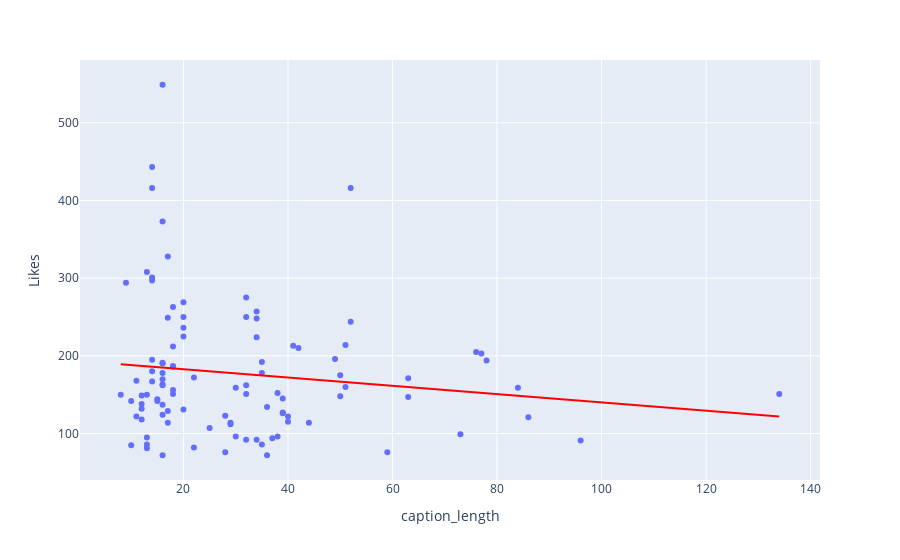

Notebook source saved alongside this figure:
### Markdown cell above
6. Does the length of the captain have anything to do with the number of likes?

### Code cell
px.scatter(df,x='caption_length',y='Likes',trendline= 'ols',trendline_color_override= 'red')

### Figure 1 — Plotly figure (JSON) as saved in the notebook; plotly's stock layout.template omitted (floating-point values rounded to 4 significant figures)
{"data": [{"hovertemplate": "caption_length=%{x}<br>Likes=%{y}<extra></extra>", "legendgroup": "", "marker": {"color": "#636efa", "symbol": "circle"}, "mode": "markers", "name": "", "orientation": "v", "showlegend": false, "type": "scatter", "x": [16, 34, 20, 41, 28, 15, 28, 16, 30, 16, 13, 18, 32, 10, 9, 84, 76, 86, 134, 16, 59, 96, 14, 17, 51, 50, 63, 17, 32, 32, 51, 8, 11, 38, 49, 35, 10, 18, 36, 22, 14, 14, 13, 39, 14, 20, 16, 44, 18, 17, 39, 20, 73, 18, 14, 15, 18, 29, 12, 12, 40, 34, 16, 25, 20, 38, 36, 14, 18, 37, 29, 30, 12, 40, 34, 13, 52, 16, 12, 35, 16, 32, 32, 35, 77, 39, 11, 78, 20, 63, 52, 17, 13, 16, 13, 42, 22, 16, 50, 34, 16, 14], "xaxis": "x", "y": [162, 224, 131, 213, 123, 144, 76, 124, 159, 191, 81, 151, 162, 142, 294, 159, 205, 121, 151, 72, 76, 91, 195, 129, 160, 175, 147, 114, 151, 92, 214, 150, 122, 152, 196, 86, 85, 156, 72, 82, 416, 180, 150, 127, 167, 225, 137, 114, 263, 328, 126, 236, 99, 212, 297, 142, 186, 112, 149, 132, 115, 248, 178, 107, 269, 96, 134, 301, 187, 94, 114, 96, 138, 122, 257, 95, 244, 190, 118, 178, 170, 250, 275, 192, 203, 145, 168, 194, 250, 171, 416, 249, 308, 163, 86, 210, 172, 373, 148, 92, 549, 443], "yaxis": "y"}, {"hovertemplate": "<b>OLS trendline</b><br>Likes = -0.533424 * caption_length + 193.292<br>R<sup>2</sup>=0.018943<br><br>caption_length=%{x}<br>Likes=%{y} <b>(trend)</b><extra></extra>", "legendgroup": "", "line": {"color": "red"}, "marker": {"color": "#636efa", "symbol": "circle"}, "mode": "lines", "name": "", "showlegend": false, "type": "scatter", "x": [8, 9, 10, 10, 11, 11, 12, 12, 12, 12, 13, 13, 13, 13, 13, 14, 14, 14, 14, 14, 14, 14, 15, 15, 16, 16, 16, 16, 16, 16, 16, 16, 16, 16, 16, 17, 17, 17, 17, 18, 18, 18, 18, 18, 18, 20, 20, 20, 20, 20, 22, 22, 25, 28, 28, 29, 29, 30, 30, 32, 32, 32, 32, 32, 34, 34, 34, 34, 35, 35, 35, 36, 36, 37, 38, 38, 39, 39, 39, 40, 40, 41, 42, 44, 49, 50, 50, 51, 51, 52, 52, 59, 63, 63, 73, 76, 77, 78, 84, 86, 96, 134], "xaxis": "x", "y": [189.0, 188.5, 188.0, 188.0, 187.4, 187.4, 186.9, 186.9, 186.9, 186.9, 186.4, 186.4, 186.4, 186.4, 186.4, 185.8, 185.8, 185.8, 185.8, 185.8, 185.8, 185.8, 185.3, 185.3, 184.8, 184.8, 184.8, 184.8, 184.8, 184.8, 184.8, 184.8, 184.8, 184.8, 184.8, 184.2, 184.2, 184.2, 184.2, 183.7, 183.7, 183.7, 183.7, 183.7, 183.7, 182.6, 182.6, 182.6, 182.6, 182.6, 181.6, 181.6, 180.0, 178.4, 178.4, 177.8, 177.8, 177.3, 177.3, 176.2, 176.2, 176.2, 176.2, 176.2, 175.2, 175.2, 175.2, 175.2, 174.6, 174.6, 174.6, 174.1, 174.1, 173.6, 173.0, 173.0, 172.5, 172.5, 172.5, 172.0, 172.0, 171.4, 170.9, 169.8, 167.2, 166.6, 166.6, 166.1, 166.1, 165.6, 165.6, 161.8, 159.7, 159.7, 154.4, 152.8, 152.2, 151.7, 148.5, 147.4, 142.1, 121.8], "yaxis": "y"}], "layout": {"autosize": true, "legend": {"tracegroupgap": 0}, "margin": {"t": 60}, "xaxis": {"anchor": "y", "autorange": true, "domain": [0, 1], "range": [0.3759, 141.6], "title": {"text": "caption_length"}, "type": "linear"}, "yaxis": {"anchor": "x", "autorange": true, "domain": [0, 1], "range": [35.07, 585.9], "title": {"text": "Likes"}, "type": "linear"}}}
